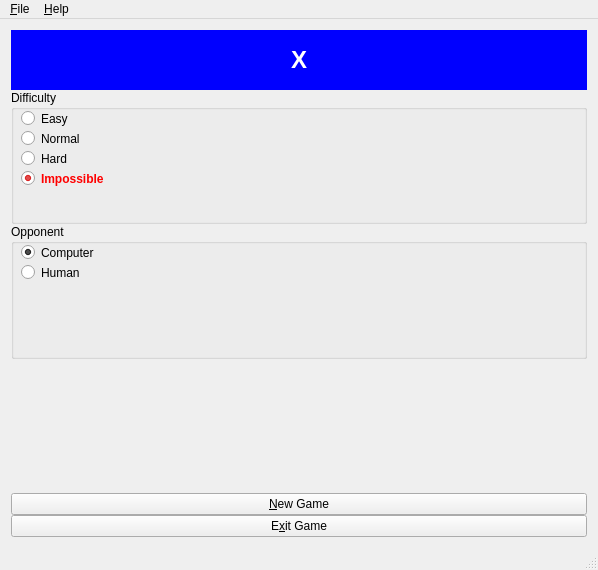
<?xml version="1.0" encoding="UTF-8"?>
<ui version="4.0">
 <class>winMainClass</class>
 <widget class="QMainWindow" name="winMainClass">
  <property name="windowModality">
   <enum>Qt::NonModal</enum>
  </property>
  <property name="geometry">
   <rect>
    <x>0</x>
    <y>0</y>
    <width>598</width>
    <height>570</height>
   </rect>
  </property>
  <property name="sizePolicy">
   <sizepolicy hsizetype="Expanding" vsizetype="Expanding">
    <horstretch>0</horstretch>
    <verstretch>0</verstretch>
   </sizepolicy>
  </property>
  <property name="sizeIncrement">
   <size>
    <width>0</width>
    <height>0</height>
   </size>
  </property>
  <property name="windowTitle">
   <string>Tic-Tac-Toe++ Alpha</string>
  </property>
  <property name="layoutDirection">
   <enum>Qt::LeftToRight</enum>
  </property>
  <property name="styleSheet">
   <string notr="true"/>
  </property>
  <widget class="QWidget" name="centralWidget">
   <layout class="QHBoxLayout" name="horizontalLayout_3">
    <item>
     <layout class="QGridLayout" name="grdGame">
      <property name="sizeConstraint">
       <enum>QLayout::SetDefaultConstraint</enum>
      </property>
     </layout>
    </item>
    <item>
     <layout class="QVBoxLayout" name="verticalLayout">
      <property name="spacing">
       <number>0</number>
      </property>
      <property name="sizeConstraint">
       <enum>QLayout::SetDefaultConstraint</enum>
      </property>
      <item>
       <widget class="QLabel" name="lblTurn">
        <property name="minimumSize">
         <size>
          <width>0</width>
          <height>31</height>
         </size>
        </property>
        <property name="maximumSize">
         <size>
          <width>16777215</width>
          <height>60</height>
         </size>
        </property>
        <property name="styleSheet">
         <string notr="true">background-color:blue;
color:white;
font-weight:bold;
font-size:24px;</string>
        </property>
        <property name="text">
         <string>X</string>
        </property>
        <property name="alignment">
         <set>Qt::AlignCenter</set>
        </property>
       </widget>
      </item>
      <item>
       <widget class="QGroupBox" name="grpDificil">
        <property name="minimumSize">
         <size>
          <width>199</width>
          <height>116</height>
         </size>
        </property>
        <property name="title">
         <string>Difficulty</string>
        </property>
        <widget class="QRadioButton" name="radEasy">
         <property name="geometry">
          <rect>
           <x>10</x>
           <y>20</y>
           <width>82</width>
           <height>17</height>
          </rect>
         </property>
         <property name="text">
          <string>Easy</string>
         </property>
         <property name="checked">
          <bool>false</bool>
         </property>
        </widget>
        <widget class="QRadioButton" name="radNormal">
         <property name="geometry">
          <rect>
           <x>10</x>
           <y>40</y>
           <width>82</width>
           <height>17</height>
          </rect>
         </property>
         <property name="text">
          <string>Normal</string>
         </property>
        </widget>
        <widget class="QRadioButton" name="radHard">
         <property name="geometry">
          <rect>
           <x>10</x>
           <y>60</y>
           <width>82</width>
           <height>17</height>
          </rect>
         </property>
         <property name="text">
          <string>Hard</string>
         </property>
        </widget>
        <widget class="QRadioButton" name="radImp">
         <property name="geometry">
          <rect>
           <x>10</x>
           <y>80</y>
           <width>82</width>
           <height>17</height>
          </rect>
         </property>
         <property name="styleSheet">
          <string notr="true">color:red;font-weight:bold;</string>
         </property>
         <property name="text">
          <string>Impossible</string>
         </property>
         <property name="checked">
          <bool>true</bool>
         </property>
        </widget>
       </widget>
      </item>
      <item>
       <widget class="QGroupBox" name="grpOpp">
        <property name="minimumSize">
         <size>
          <width>199</width>
          <height>60</height>
         </size>
        </property>
        <property name="title">
         <string>Opponent</string>
        </property>
        <widget class="QRadioButton" name="radComputer">
         <property name="geometry">
          <rect>
           <x>10</x>
           <y>20</y>
           <width>82</width>
           <height>17</height>
          </rect>
         </property>
         <property name="text">
          <string>Computer</string>
         </property>
         <property name="checked">
          <bool>true</bool>
         </property>
        </widget>
        <widget class="QRadioButton" name="radHuman">
         <property name="geometry">
          <rect>
           <x>10</x>
           <y>40</y>
           <width>82</width>
           <height>17</height>
          </rect>
         </property>
         <property name="text">
          <string>Human</string>
         </property>
        </widget>
        <zorder>radHuman</zorder>
        <zorder>radComputer</zorder>
       </widget>
      </item>
      <item>
       <widget class="QLabel" name="lblTaunt">
        <property name="maximumSize">
         <size>
          <width>285</width>
          <height>16777215</height>
         </size>
        </property>
        <property name="text">
         <string/>
        </property>
       </widget>
      </item>
      <item>
       <layout class="QVBoxLayout" name="layBtns">
        <property name="spacing">
         <number>0</number>
        </property>
        <item>
         <widget class="QPushButton" name="btnNew">
          <property name="minimumSize">
           <size>
            <width>200</width>
            <height>0</height>
           </size>
          </property>
          <property name="maximumSize">
           <size>
            <width>16777215</width>
            <height>16777215</height>
           </size>
          </property>
          <property name="text">
           <string>&amp;New Game</string>
          </property>
         </widget>
        </item>
        <item>
         <widget class="QPushButton" name="btnExit">
          <property name="text">
           <string>E&amp;xit Game</string>
          </property>
         </widget>
        </item>
       </layout>
      </item>
     </layout>
    </item>
   </layout>
  </widget>
  <widget class="QMenuBar" name="mnuMain">
   <property name="geometry">
    <rect>
     <x>0</x>
     <y>0</y>
     <width>598</width>
     <height>21</height>
    </rect>
   </property>
   <widget class="QMenu" name="mnuFile">
    <property name="title">
     <string>&amp;File</string>
    </property>
    <addaction name="mnuNewGame"/>
    <addaction name="mnuExit"/>
   </widget>
   <widget class="QMenu" name="mnuHelp">
    <property name="title">
     <string>&amp;Help</string>
    </property>
    <addaction name="mnuAbout"/>
    <addaction name="separator"/>
    <addaction name="mnuAboutQt"/>
   </widget>
   <addaction name="mnuFile"/>
   <addaction name="mnuHelp"/>
  </widget>
  <widget class="QStatusBar" name="statusBar"/>
  <action name="mnuNewGame">
   <property name="text">
    <string>&amp;New Game</string>
   </property>
   <property name="shortcut">
    <string>Ctrl+N</string>
   </property>
  </action>
  <action name="mnuExit">
   <property name="text">
    <string>E&amp;xit</string>
   </property>
  </action>
  <action name="mnuAbout">
   <property name="text">
    <string>&amp;About</string>
   </property>
  </action>
  <action name="mnuAboutQt">
   <property name="text">
    <string>About &amp;Qt</string>
   </property>
  </action>
 </widget>
 <layoutdefault spacing="6" margin="11"/>
 <resources>
  <include location="winmain.qrc"/>
 </resources>
 <connections/>
</ui>
